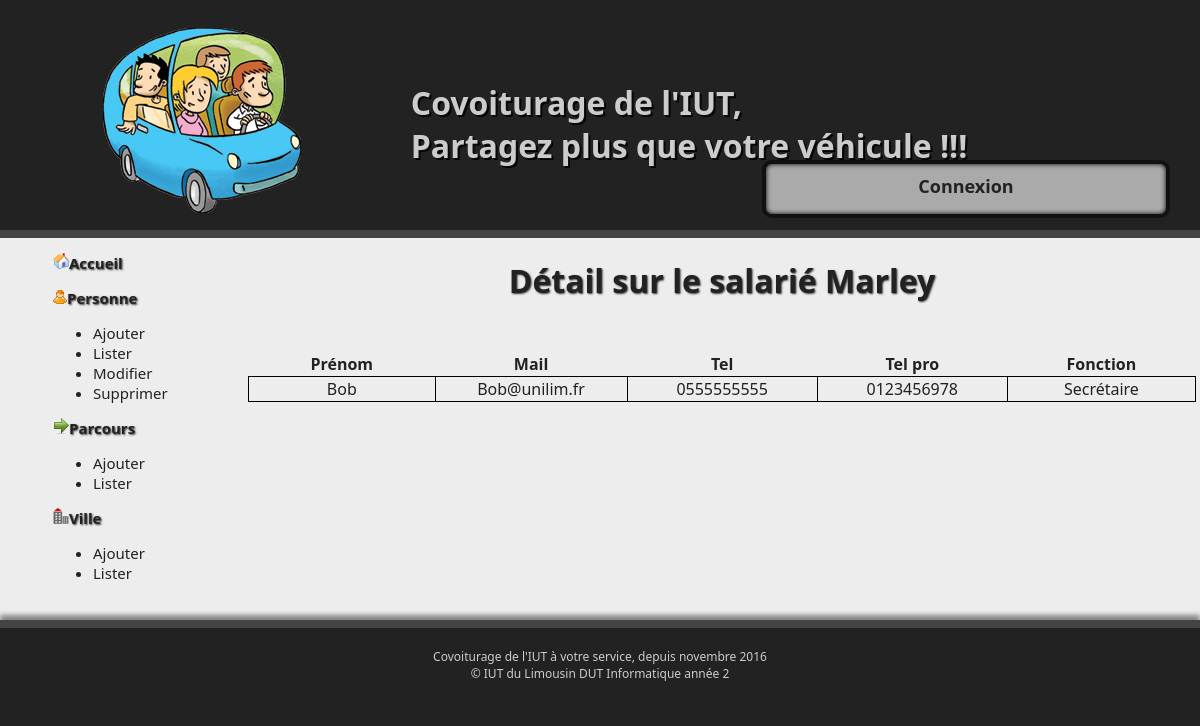
The app's page /index.php?page=2&num_pers=1 with its own data.
### tables this page shows
CREATE TABLE `personne` (
  `per_num` int(11) NOT NULL AUTO_INCREMENT,
  `per_nom` varchar(30) NOT NULL,
  `per_prenom` varchar(30) NOT NULL,
  `per_tel` char(14) NOT NULL,
  `per_mail` varchar(30) NOT NULL,
  `per_login` varchar(20) NOT NULL,
  `per_pwd` varchar(100) NOT NULL,
  PRIMARY KEY (`per_num`)
);

CREATE TABLE `salarie` (
  `per_num` int(11) NOT NULL,
  `sal_telprof` varchar(20) NOT NULL,
  `fon_num` int(11) NOT NULL,
  PRIMARY KEY (`per_num`),
  KEY `fon_num` (`fon_num`),
  CONSTRAINT `salarie_ibfk_1` FOREIGN KEY (`per_num`) REFERENCES `personne` (`per_num`),
  CONSTRAINT `salarie_ibfk_2` FOREIGN KEY (`fon_num`) REFERENCES `fonction` (`fon_num`)
);

CREATE TABLE `fonction` (
  `fon_num` int(11) NOT NULL AUTO_INCREMENT,
  `fon_libelle` varchar(30) NOT NULL,
  PRIMARY KEY (`fon_num`)
);

### include/autoload.inc.php (called while the page is built, shortened)
<?php
spl_autoload_register(function ($className) {
	$repClasses='classes/';
}
);

### classes/SalarieManager.class.php (called while the page is built, shortened)
<?php
class SalarieManager{
		public function __construct($db){
			$this->db = $db;
		}
    public function EstPresent($pers_num){
      $sql = 'select per_num FROM salarie WHERE per_num= "'.$pers_num.'"';
      $requete = $this->db->prepare($sql);
      $requete->execute();
      while ($salarie = $requete->fetch(PDO::FETCH_ASSOC)){
          if($pers_num == $salarie['per_num']){
            return true;
          }
        }
        return false;
    }
    public function RecupSalarie($pers_num){
      $recupSal = array();
      $sql = 'select sal_telprof,fon_num FROM salarie WHERE per_num= "'.$pers_num.'"';
      $requete = $this->db->prepare($sql);
      $requete->execute();
      while ($salarie = $requete->fetch(PDO::FETCH_ASSOC)){
          $recupSal[] = $salarie;
        }
        return $recupSal;
    }
}

### classes/PersonneManager.class.php (called while the page is built, shortened)
<?php
class PersonneManager{
  public function __construct($db){
    $this->db = $db;
  }
    public function RecupPers($pers_num){
      $recupPers = array();
      $sql = 'select per_prenom,per_nom,per_mail,per_tel FROM personne where per_num="'.$pers_num.'"';
      $requete = $this->db->prepare($sql);
      $requete->execute();
      while ($personne = $requete->fetch(PDO::FETCH_ASSOC)){
        $recupPers[] = $personne;
      }
      return $recupPers;
    }
  }

### classes/FonctionManager.class.php (called while the page is built, shortened)
<?php
class FonctionManager{
		public function __construct($db){
			$this->db = $db;
		}
    public function getRecupFonctionLibelle($fon_num){
  		$sql = 'select fon_libelle FROM fonction where fon_num= "'.$fon_num.'"';
      $requete = $this->db->prepare($sql);
      $requete->execute();
        return $requete->fetch();
    }
}

### include/pages/listerPersonnes.inc.php (the view, shortened to what this page needs)
  <?php
    $db = new MyPdo();
    $personneManager = new PersonneManager($db);
    $listePers = $personneManager -> getAllPers();
    $salarieManager = new SalarieManager($db);
    $fonctionManager = new FonctionManager($db);
  ?>
  <?php
  if(empty($_GET["num_pers"])){ ?>
    <h1>Liste des personnes enregistrées</h1>
    <?php
  echo "Actuellement ".count($listePers)." personne(s) enregistrée(s)"
   ?>
   <table>
     <tr><th>Numéro</th><th>Nom</th><th>Prenom</th>
   <?php
     foreach ($listePers as $personne){
   ?>
       <tr><td>
         <a href="index.php?page=2&num_pers=<?php echo $personne->getPersNum() ?>"><?php echo $personne->getPersNum();?></a>
       </td><td><?php echo $personne->getPersNom();?>
       </td><td><?php echo $personne->getPersPrenom();?>
       </td></tr>
     <?php } ?>
     </table>
  <?php
  }else {
        if ($salarieManager->EstPresent($_GET["num_pers"])){
          $recupPers = $personneManager->RecupPers($_GET["num_pers"]);
          $recupSal = $salarieManager->RecupSalarie($_GET["num_pers"]);
          foreach($recupPers as $personne){
  ?>
          <h1>Détail sur le salarié <?php echo $personne["per_nom"] ?> </h1>
          <table>
            <tr><th>Prénom</th><th>Mail</th><th>Tel</th><th>Tel pro</th><th>Fonction</th>
              <tr><td>
                <?php
                  echo $personne["per_prenom"];
                ?>
              </td><td>
                <?php
                echo $personne["per_mail"];
                ?>
              </td><td>
                <?php
                 echo $personne["per_tel"];
               }
                 ?>
              <?php foreach($recupSal as $salarie){ ?>
               </td><td>
                <?php
                 echo $salarie["sal_telprof"];
                ?>
                </td><td>
                <?php
                 echo $fonctionManager->getRecupFonctionLibelle($salarie["fon_num"])["fon_libelle"];
                }
                ?>
              </td></tr>
         </table>
      <?php
        }
      ?>
     <?php
  }
?>

### css/stylesheet.css (style rules this page uses)
body { background-color:#222222;; font-family: "Segoe UI", Verdana, serif; font-size:12pt; margin:0; padding:0; }
h1 { text-shadow:1px 1px 2px #333333; }
td { border:10px; }
table { border-collapse:collapse; margin-left: auto; margin-right: auto; margin-bottom: 50px; margin-top: 50px; }
td { border-width:1px; border-style:solid; border-color:black; width:200px; }

### records on screen
personne: per_nom "Marley", per_prenom "Bob", per_mail "Bob@unilim.fr", per_tel "0555555555"
salarie: sal_telprof "0123456978", fon_num.fon_libelle "Secrétaire"
